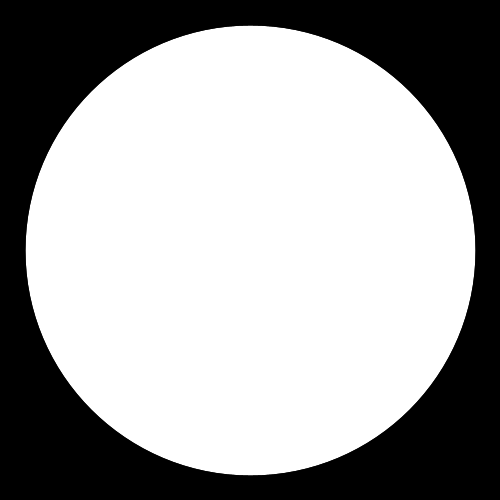
Frame 1 (no input)
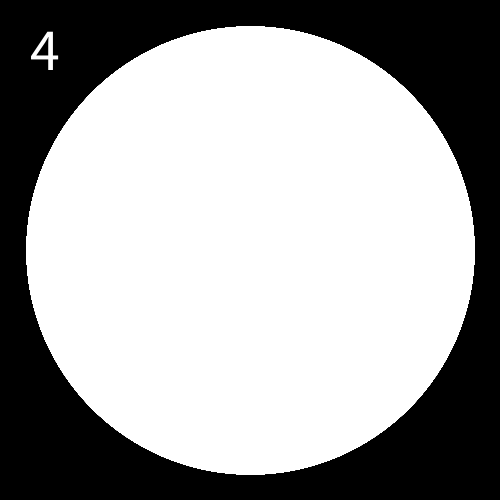
Frame 60 (the mouse pressed at the canvas centre just before this capture)
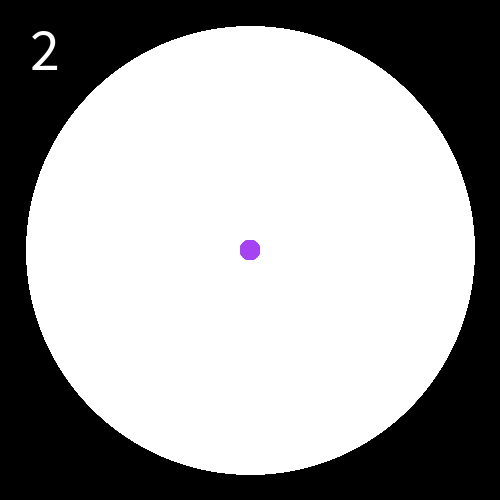
Frame 120 (the mouse held since frame 60 and released just before this capture)

The Processing sketch that drew these frames (run headless with seeded random() and noise(); from frame 60 on, the mouse is pressed at the canvas centre):

// Processing sketch: processing_174487
// ── processing_174487.pde

int x, y, k, g;//制御変数
int tim, tex;//時間制御変数
float a, b, c;//ランダム用変数

void setup() {//初期設定
  background(255 );
  size(500, 500);
  strokeWeight(200);
  fill(255);
  smooth();
  ellipse(250, 250, 650, 650);
  noStroke();
  frameRate(30);
  k=70;
  g=20;
  a=random(255 ); 
  b=random(255 ); 
  c=random(255 );
}


void draw() {
  tim++;
  tex++;
  if (tex==30) {
    tex=0;
  }
  if (mousePressed) { //マウスが押されたとき
    fill(a, b, c, 180);
    smooth() ;
    ellipse(mouseX, mouseY, g, g);
  }
  //---カウント-------------------
  if (tim < 30 && tim >= 0 ) {
    stroke(0);
    strokeWeight(200);
    noFill();
    smooth() ;
    ellipse(250, 250, 650, 650);
    noStroke();
  }
  if (tim < 2*30 && tim >= 30  ) {
    stroke(0);
    strokeWeight(200);
    noFill();
    smooth() ;
    ellipse(250, 250, 650, 650);
    noStroke();
    fill(0);
    rect(0, 0, k, k);
    fill(255);
    textSize(60-tex);
    text("5", 30, 70);
  }
  if (tim < 3*30 && tim >= 2*30  ) {
    stroke(0);
    strokeWeight(200);
    noFill();
    ellipse(250, 250, 650, 650);
    noStroke();
    smooth();
    fill(0);
    rect(0, 0, k, k);
    fill(255);
    textSize(60-tex);
    text("4", 30, 70);
  }
  if  (tim < 4*30 && tim >= 3*30  ) {
    stroke(0);
    strokeWeight(200);
    noFill();
    ellipse(250, 250, 650, 650);
    noStroke();
    smooth(); 
    fill(0);
    rect(0, 0, k, k);
    fill(255);
    textSize(60-tex);
    text("3", 30, 70);
  }
  if  (tim < 5*30 && tim >= 4*30  ) { 
    stroke(0);
    strokeWeight(200);
    noFill();
    ellipse(250, 250, 650, 650);
    noStroke();
    smooth(); 
    fill(0);
    rect(0, 0, k, k);
    fill(255);
    textSize(60-tex);
    text("2", 30, 70);
  }
  if (tim < 6*30 && tim >= 5*30  ) {
    stroke(0);
    strokeWeight(200);
    noFill();
    ellipse(250, 250, 650, 650);
    noStroke();
    smooth();
    fill(0);
    rect(0, 0, k, k);
    fill(255);
    textSize(60-tex);
    text("1", 30, 70);
  }
  if  (tim < 7*30 && tim >= 6*30  ) {
    stroke(0);
    strokeWeight(200);
    noFill();
    ellipse(250, 250, 650, 650);
    noStroke();
    smooth() ;
    fill(0);
    rect(0, 0, k, k);
    fill(255);
    textSize(60);
    text("0", 30, 70);
  }
  if (tim >= 7* 30 ) {
    stroke(0);
    strokeWeight(200);
    noFill();
    ellipse(250, 250, 650, 650);
    noStroke();
    smooth() ;
    a=random(255 ); 
    b=random(255 ); 
    c=random(255 );
    stroke(0);
    strokeWeight(200);
    fill(255, 255, 255, 150);
    ellipse(250, 250, 650, 650);
    noStroke();
    tim=30;
  }//-------------------------------
}

void keyPressed() {
  switch(key) { 
  case 'z': //zを押したとき
    background(255 );
    size(500, 500);
    strokeWeight(200);
    fill(255);
    ellipse(250, 250, 650, 650);
    smooth();
    noStroke();
    tim=0;
    tex=0;
    break;
  }
  if (key == CODED) {
    if (keyCode == UP) {  //↑を押したとき
      if (g<50) {
        g++;
      }
    } else if (keyCode == DOWN) {  //↓を押したとき
      if (g>3) { 
        g--;
      } else {
        g=3;
      }
    }
  }
}
